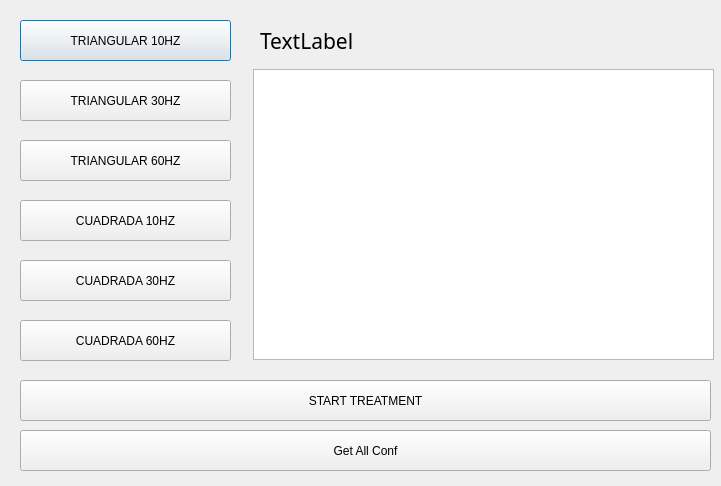
<?xml version="1.0" encoding="UTF-8"?>
<ui version="4.0">
 <class>Dialog</class>
 <widget class="QDialog" name="Dialog">
  <property name="geometry">
   <rect>
    <x>0</x>
    <y>0</y>
    <width>721</width>
    <height>486</height>
   </rect>
  </property>
  <property name="windowTitle">
   <string>Dialog</string>
  </property>
  <widget class="QPushButton" name="t10">
   <property name="geometry">
    <rect>
     <x>20</x>
     <y>20</y>
     <width>211</width>
     <height>41</height>
    </rect>
   </property>
   <property name="text">
    <string>TRIANGULAR 10HZ</string>
   </property>
  </widget>
  <widget class="QPushButton" name="t30">
   <property name="geometry">
    <rect>
     <x>20</x>
     <y>80</y>
     <width>211</width>
     <height>41</height>
    </rect>
   </property>
   <property name="text">
    <string>TRIANGULAR 30HZ</string>
   </property>
  </widget>
  <widget class="QPushButton" name="t60">
   <property name="geometry">
    <rect>
     <x>20</x>
     <y>140</y>
     <width>211</width>
     <height>41</height>
    </rect>
   </property>
   <property name="text">
    <string>TRIANGULAR 60HZ</string>
   </property>
  </widget>
  <widget class="QPushButton" name="c10">
   <property name="geometry">
    <rect>
     <x>20</x>
     <y>200</y>
     <width>211</width>
     <height>41</height>
    </rect>
   </property>
   <property name="text">
    <string>CUADRADA 10HZ</string>
   </property>
  </widget>
  <widget class="QPushButton" name="c30">
   <property name="geometry">
    <rect>
     <x>20</x>
     <y>260</y>
     <width>211</width>
     <height>41</height>
    </rect>
   </property>
   <property name="text">
    <string>CUADRADA 30HZ</string>
   </property>
  </widget>
  <widget class="QPushButton" name="c60">
   <property name="geometry">
    <rect>
     <x>20</x>
     <y>320</y>
     <width>211</width>
     <height>41</height>
    </rect>
   </property>
   <property name="text">
    <string>CUADRADA 60HZ</string>
   </property>
  </widget>
  <widget class="QLabel" name="label">
   <property name="geometry">
    <rect>
     <x>260</x>
     <y>20</y>
     <width>451</width>
     <height>41</height>
    </rect>
   </property>
   <property name="font">
    <font>
     <family>padmaa</family>
     <pointsize>16</pointsize>
    </font>
   </property>
   <property name="text">
    <string>TextLabel</string>
   </property>
  </widget>
  <widget class="QTextEdit" name="textEdit">
   <property name="geometry">
    <rect>
     <x>253</x>
     <y>69</y>
     <width>461</width>
     <height>291</height>
    </rect>
   </property>
  </widget>
  <widget class="QPushButton" name="start_treat">
   <property name="geometry">
    <rect>
     <x>20</x>
     <y>380</y>
     <width>691</width>
     <height>41</height>
    </rect>
   </property>
   <property name="text">
    <string>START TREATMENT</string>
   </property>
  </widget>
  <widget class="QPushButton" name="get_conf">
   <property name="geometry">
    <rect>
     <x>20</x>
     <y>430</y>
     <width>691</width>
     <height>41</height>
    </rect>
   </property>
   <property name="text">
    <string>Get All Conf</string>
   </property>
  </widget>
 </widget>
 <resources/>
 <connections/>
</ui>
